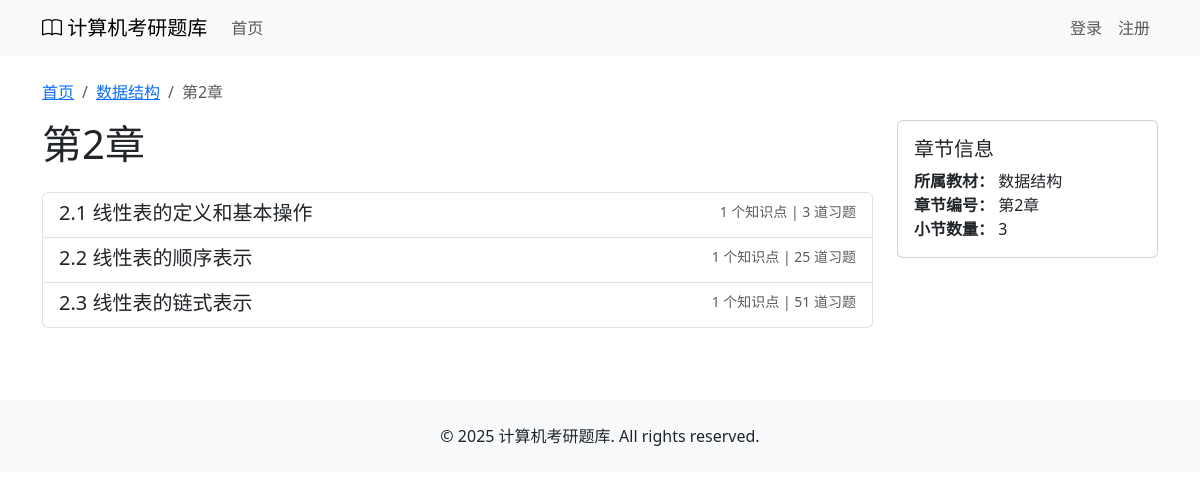
The page /chapter/1/ on the database as committed earlier.
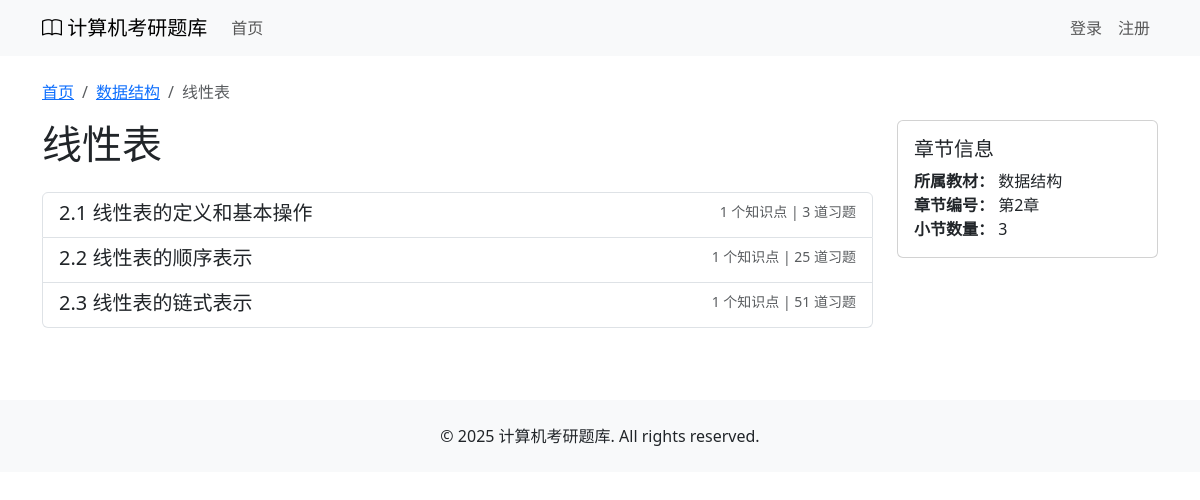
The same page on the database as committed later.
### courses/models.py (models this page shows, shortened)
class Chapter(models.Model):
    book = models.ForeignKey(Book, on_delete=models.CASCADE, related_name='chapters', verbose_name='所属书籍')
    number = models.IntegerField(verbose_name='章节号')
    title = models.CharField(max_length=200, verbose_name='章节标题')
    introduction = models.TextField(blank=True, verbose_name='章节介绍')
    class Meta:
        verbose_name = '章节'
        verbose_name_plural = verbose_name
        ordering = ['number']

class Book(models.Model):
    title = models.CharField(max_length=100, verbose_name='书名')
    description = models.TextField(blank=True, verbose_name='描述')
    cover_image = models.ImageField(upload_to='book_covers/', blank=True, verbose_name='封面图片')
    class Meta:
        verbose_name = '书籍'
        verbose_name_plural = verbose_name

### courses/views.py (the view)
# urls.py: path('chapter/<int:chapter_id>/', views.chapter_detail, name='chapter_detail'),
def chapter_detail(request, chapter_id):
    chapter = get_object_or_404(Chapter, id=chapter_id)
    sections = chapter.sections.all().order_by('number')
    filtered_sections_count = 0
    for section in sections:
        if section.title != "章节介绍" and section.number != f"{chapter.number}.0":
            filtered_sections_count += 1
    return render(request, 'courses/chapter_detail.html', {
        'chapter': chapter,
        'sections': sections,
        'filtered_sections_count': filtered_sections_count
    })

### courses/templates/courses/chapter_detail.html (shortened to what this page needs)
{% extends 'courses/base.html' %}
{% load markdownify %}
{% block content %}
<nav aria-label="breadcrumb">
    <ol class="breadcrumb">
        <li class="breadcrumb-item"><a href="{% url 'courses:index' %}">首页</a></li>
        <li class="breadcrumb-item"><a href="{% url 'courses:book_detail' chapter.book.id %}">{{ chapter.book.title }}</a></li>
        <li class="breadcrumb-item active">{{ chapter.title }}</li>
    </ol>
</nav>
<div class="row">
    <div class="col-md-9">
        <h1 class="mb-4">{{ chapter.title }}</h1>
        <div class="list-group">
            {% for section in sections %}
            {% if section.title != "章节介绍" and section.number != chapter.number|stringformat:".1f"|add:".0" %}
            <a href="{% url 'courses:section_detail' section.id %}" class="list-group-item list-group-item-action">
                <div class="d-flex w-100 justify-content-between">
                    <h5 class="mb-1">{{ section.number }} {{ section.title }}</h5>
                    <small class="text-muted">
                        {{ section.knowledge_points.count }} 个知识点 |
                        {{ section.exercises.count }} 道习题
                    </small>
                </div>
            </a>
            {% endif %}
            {% endfor %}
        </div>
    </div>
    <div class="col-md-3">
        <div class="card sticky-top" style="top: 0;">
            <div class="card-body">
                <h5 class="card-title">章节信息</h5>
                <p class="card-text">
                    <strong>所属教材：</strong> {{ chapter.book.title }}<br>
                    <strong>章节编号：</strong> 第{{ chapter.number }}章<br>
                    <strong>小节数量：</strong> {{ filtered_sections_count }}
                </p>
            </div>
        </div>
    </div>
</div>
{% endblock %}

Rows that differ between the two databases and show on the page:
changed Chapter "数据结构": title "第2章" → "线性表"
